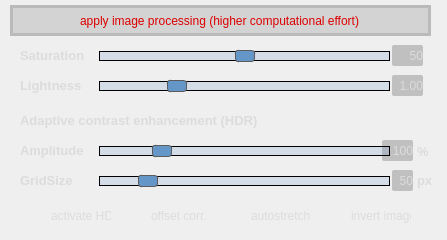
    <widget class="QWidget" name="page_4">
     <widget class="QLabel" name="label_24">
      <property name="geometry">
       <rect>
        <x>20</x>
        <y>75</y>
        <width>71</width>
        <height>21</height>
       </rect>
      </property>
      <property name="styleSheet">
       <string notr="true">border-radius: 2px;
background-color: rgba(255, 0, 100, 0);
border-color: rgba(5, 5, 5, 0);
border-width: 1px;

</string>
      </property>
      <property name="text">
       <string>&lt;html&gt;&lt;head/&gt;&lt;body&gt;&lt;p&gt;&lt;span style=&quot; font-size:10pt; font-weight:600; color:#dcdcdc;&quot;&gt;Lightness&lt;/span&gt;&lt;/p&gt;&lt;/body&gt;&lt;/html&gt;</string>
      </property>
     </widget>
     <widget class="QLabel" name="label_30">
      <property name="geometry">
       <rect>
        <x>20</x>
        <y>45</y>
        <width>81</width>
        <height>21</height>
       </rect>
      </property>
      <property name="styleSheet">
       <string notr="true">border-radius: 2px;
background-color: rgba(255, 0, 100, 0);
border-color: rgba(5, 5, 5, 0);
border-width: 1px;

</string>
      </property>
      <property name="text">
       <string>&lt;html&gt;&lt;head/&gt;&lt;body&gt;&lt;p&gt;&lt;span style=&quot; font-size:10pt; font-weight:600; color:#dcdcdc;&quot;&gt;Saturation&lt;/span&gt;&lt;/p&gt;&lt;/body&gt;&lt;/html&gt;</string>
      </property>
     </widget>
     <widget class="QSlider" name="horizontalSlider_lightness">
      <property name="geometry">
       <rect>
        <x>99</x>
        <y>75</y>
        <width>291</width>
        <height>22</height>
       </rect>
      </property>
      <property name="styleSheet">
       <string notr="true">QSlider::groove:horizontal {
    border: 1px solid black;
    height: 8px; /* the groove expands to the size of the slider by default. by giving it a height, it has a fixed size */
    margin: 2px 0;
	background: rgba(100, 150, 200,50);
}

QSlider::handle:horizontal {
    background: rgb(100,150,200);
    border: 1px solid #5c5c5c;
    width: 18px;
    margin: -2px 0; /* handle is placed by default on the contents rect of the groove. Expand outside the groove */
    border-radius: 3px;
}</string>
      </property>
      <property name="minimum">
       <number>0</number>
      </property>
      <property name="maximum">
       <number>100</number>
      </property>
      <property name="value">
       <number>25</number>
      </property>
      <property name="orientation">
       <enum>Qt::Horizontal</enum>
      </property>
      <property name="invertedAppearance">
       <bool>false</bool>
      </property>
     </widget>
     <widget class="QSlider" name="horizontalSlider_saturation">
      <property name="geometry">
       <rect>
        <x>99</x>
        <y>45</y>
        <width>291</width>
        <height>22</height>
       </rect>
      </property>
      <property name="styleSheet">
       <string notr="true">QSlider::groove:horizontal {
    border: 1px solid black;
    height: 8px; /* the groove expands to the size of the slider by default. by giving it a height, it has a fixed size */
    margin: 2px 0;
	background: rgba(100, 150, 200,50);
}

QSlider::handle:horizontal {
    background: rgb(100,150,200);
    border: 1px solid #5c5c5c;
    width: 18px;
    margin: -2px 0; /* handle is placed by default on the contents rect of the groove. Expand outside the groove */
    border-radius: 3px;
}</string>
      </property>
      <property name="minimum">
       <number>0</number>
      </property>
      <property name="maximum">
       <number>100</number>
      </property>
      <property name="value">
       <number>50</number>
      </property>
      <property name="orientation">
       <enum>Qt::Horizontal</enum>
      </property>
      <property name="invertedAppearance">
       <bool>false</bool>
      </property>
     </widget>
     <widget class="QLabel" name="label_31">
      <property name="geometry">
       <rect>
        <x>20</x>
        <y>110</y>
        <width>261</width>
        <height>21</height>
       </rect>
      </property>
      <property name="styleSheet">
       <string notr="true">border-radius: 2px;
background-color: rgba(255, 0, 100, 0);
border-color: rgba(5, 5, 5, 0);
border-width: 1px;

</string>
      </property>
      <property name="text">
       <string>&lt;html&gt;&lt;head/&gt;&lt;body&gt;&lt;p&gt;&lt;span style=&quot; font-size:10pt; font-weight:600; color:#dcdcdc;&quot;&gt;Adaptive contrast enhancement (HDR)&lt;/span&gt;&lt;/p&gt;&lt;/body&gt;&lt;/html&gt;</string>
      </property>
     </widget>
     <widget class="QSlider" name="horizontalSlider_contrastgrid">
      <property name="geometry">
       <rect>
        <x>99</x>
        <y>170</y>
        <width>291</width>
        <height>22</height>
       </rect>
      </property>
      <property name="styleSheet">
       <string notr="true">QSlider::groove:horizontal {
    border: 1px solid black;
    height: 8px; /* the groove expands to the size of the slider by default. by giving it a height, it has a fixed size */
    margin: 2px 0;
	background: rgba(100, 150, 200,50);
}

QSlider::handle:horizontal {
    background: rgb(100,150,200);
    border: 1px solid #5c5c5c;
    width: 18px;
    margin: -2px 0; /* handle is placed by default on the contents rect of the groove. Expand outside the groove */
    border-radius: 3px;
}</string>
      </property>
      <property name="minimum">
       <number>1</number>
      </property>
      <property name="maximum">
       <number>50</number>
      </property>
      <property name="value">
       <number>8</number>
      </property>
      <property name="sliderPosition">
       <number>8</number>
      </property>
      <property name="orientation">
       <enum>Qt::Horizontal</enum>
      </property>
      <property name="invertedAppearance">
       <bool>false</bool>
      </property>
      <property name="invertedControls">
       <bool>false</bool>
      </property>
     </widget>
     <widget class="QLabel" name="label_lightness">
      <property name="geometry">
       <rect>
        <x>392</x>
        <y>75</y>
        <width>31</width>
        <height>21</height>
       </rect>
      </property>
      <property name="styleSheet">
       <string notr="true">border-radius: 2px;
background-color: rgba(0, 0, 0, 50);
border-color: rgba(5, 5, 5, 0);
border-width: 1px;
color: rgb(220,220,220);
font: 10pt &quot;MS Shell Dlg 2&quot;;</string>
      </property>
      <property name="text">
       <string>1.00</string>
      </property>
      <property name="alignment">
       <set>Qt::AlignRight|Qt::AlignTrailing|Qt::AlignVCenter</set>
      </property>
     </widget>
     <widget class="QLabel" name="label_saturation">
      <property name="geometry">
       <rect>
        <x>392</x>
        <y>45</y>
        <width>31</width>
        <height>21</height>
       </rect>
      </property>
      <property name="styleSheet">
       <string notr="true">border-radius: 2px;
background-color: rgba(0, 0, 0, 50);
border-color: rgba(5, 5, 5, 0);
border-width: 1px;
color: rgb(220,220,220);
font: 10pt &quot;MS Shell Dlg 2&quot;;</string>
      </property>
      <property name="text">
       <string>50</string>
      </property>
      <property name="alignment">
       <set>Qt::AlignRight|Qt::AlignTrailing|Qt::AlignVCenter</set>
      </property>
     </widget>
     <widget class="QLabel" name="label_contrast">
      <property name="geometry">
       <rect>
        <x>382</x>
        <y>140</y>
        <width>31</width>
        <height>21</height>
       </rect>
      </property>
      <property name="styleSheet">
       <string notr="true">border-radius: 2px;
background-color: rgba(0, 0, 0, 50);
border-color: rgba(5, 5, 5, 0);
border-width: 1px;
color: rgb(220,220,220);
font: 10pt &quot;MS Shell Dlg 2&quot;;</string>
      </property>
      <property name="text">
       <string>100</string>
      </property>
      <property name="alignment">
       <set>Qt::AlignRight|Qt::AlignTrailing|Qt::AlignVCenter</set>
      </property>
     </widget>
     <widget class="QCheckBox" name="checkBox_invert">
      <property name="geometry">
       <rect>
        <x>331</x>
        <y>200</y>
        <width>80</width>
        <height>31</height>
       </rect>
      </property>
      <property name="styleSheet">
       <string notr="true">QCheckBox {
	
	background-color: rgba(255, 255, 255, 0);
	border: none;
color: rgb(220,220,220);
font: 8pt &quot;MS Shell Dlg 2&quot;;
}</string>
      </property>
      <property name="text">
       <string>invert image</string>
      </property>
     </widget>
     <widget class="QCheckBox" name="checkBox_autostretch">
      <property name="geometry">
       <rect>
        <x>231</x>
        <y>200</y>
        <width>91</width>
        <height>31</height>
       </rect>
      </property>
      <property name="styleSheet">
       <string notr="true">QCheckBox {
	
	background-color: rgba(255, 255, 255, 0);
	border: none;
color: rgb(220,220,220);
font: 8pt &quot;MS Shell Dlg 2&quot;;
}</string>
      </property>
      <property name="text">
       <string>autostretch</string>
      </property>
     </widget>
     <widget class="QCheckBox" name="checkBox_offsetsub">
      <property name="geometry">
       <rect>
        <x>131</x>
        <y>200</y>
        <width>91</width>
        <height>31</height>
       </rect>
      </property>
      <property name="styleSheet">
       <string notr="true">QCheckBox {
	
	background-color: rgba(255, 255, 255, 0);
	border: none;
color: rgb(220,220,220);
font: 8pt &quot;MS Shell Dlg 2&quot;;
}</string>
      </property>
      <property name="text">
       <string>offset corr.</string>
      </property>
     </widget>
     <widget class="QSlider" name="horizontalSlider_contrastamp">
      <property name="geometry">
       <rect>
        <x>99</x>
        <y>140</y>
        <width>291</width>
        <height>22</height>
       </rect>
      </property>
      <property name="styleSheet">
       <string notr="true">QSlider::groove:horizontal {
    border: 1px solid black;
    height: 8px; /* the groove expands to the size of the slider by default. by giving it a height, it has a fixed size */
    margin: 2px 0;
	background: rgba(100, 150, 200,50);
}

QSlider::handle:horizontal {
    background: rgb(100,150,200);
    border: 1px solid #5c5c5c;
    width: 18px;
    margin: -2px 0; /* handle is placed by default on the contents rect of the groove. Expand outside the groove */
    border-radius: 3px;
}</string>
      </property>
      <property name="minimum">
       <number>1</number>
      </property>
      <property name="maximum">
       <number>100</number>
      </property>
      <property name="value">
       <number>20</number>
      </property>
      <property name="sliderPosition">
       <number>20</number>
      </property>
      <property name="orientation">
       <enum>Qt::Horizontal</enum>
      </property>
      <property name="invertedAppearance">
       <bool>false</bool>
      </property>
      <property name="invertedControls">
       <bool>false</bool>
      </property>
     </widget>
     <widget class="QLabel" name="label_contrast_2">
      <property name="geometry">
       <rect>
        <x>392</x>
        <y>170</y>
        <width>21</width>
        <height>21</height>
       </rect>
      </property>
      <property name="styleSheet">
       <string notr="true">border-radius: 2px;
background-color: rgba(0, 0, 0, 50);
border-color: rgba(5, 5, 5, 0);
border-width: 1px;
color: rgb(220,220,220);
font: 10pt &quot;MS Shell Dlg 2&quot;;</string>
      </property>
      <property name="text">
       <string>50</string>
      </property>
      <property name="alignment">
       <set>Qt::AlignRight|Qt::AlignTrailing|Qt::AlignVCenter</set>
      </property>
     </widget>
     <widget class="QLabel" name="label_32">
      <property name="geometry">
       <rect>
        <x>20</x>
        <y>170</y>
        <width>81</width>
        <height>21</height>
       </rect>
      </property>
      <property name="styleSheet">
       <string notr="true">border-radius: 2px;
background-color: rgba(255, 0, 100, 0);
border-color: rgba(5, 5, 5, 0);
border-width: 1px;

</string>
      </property>
      <property name="text">
       <string>&lt;html&gt;&lt;head/&gt;&lt;body&gt;&lt;p&gt;&lt;span style=&quot; font-size:10pt; font-weight:600; color:#dcdcdc;&quot;&gt;GridSize&lt;/span&gt;&lt;/p&gt;&lt;/body&gt;&lt;/html&gt;</string>
      </property>
     </widget>
     <widget class="QLabel" name="label_33">
      <property name="geometry">
       <rect>
        <x>20</x>
        <y>140</y>
        <width>81</width>
        <height>21</height>
       </rect>
      </property>
      <property name="styleSheet">
       <string notr="true">border-radius: 2px;
background-color: rgba(255, 0, 100, 0);
border-color: rgba(5, 5, 5, 0);
border-width: 1px;

</string>
      </property>
      <property name="text">
       <string>&lt;html&gt;&lt;head/&gt;&lt;body&gt;&lt;p&gt;&lt;span style=&quot; font-size:10pt; font-weight:600; color:#dcdcdc;&quot;&gt;Amplitude&lt;/span&gt;&lt;/p&gt;&lt;/body&gt;&lt;/html&gt;</string>
      </property>
     </widget>
     <widget class="QCheckBox" name="checkBox_ace">
      <property name="geometry">
       <rect>
        <x>31</x>
        <y>200</y>
        <width>80</width>
        <height>31</height>
       </rect>
      </property>
      <property name="styleSheet">
       <string notr="true">QCheckBox {
	
	background-color: rgba(255, 255, 255, 0);
	border: none;
color: rgb(220,220,220);
font: 8pt &quot;MS Shell Dlg 2&quot;;
}</string>
      </property>
      <property name="text">
       <string>activate HDR</string>
      </property>
     </widget>
     <widget class="QFrame" name="frame_8">
      <property name="geometry">
       <rect>
        <x>10</x>
        <y>5</y>
        <width>421</width>
        <height>31</height>
       </rect>
      </property>
      <property name="styleSheet">
       <string notr="true">border-radius: 0px;
border: 3px solid rgba(0, 0, 0, 30);
background-color: rgba(0, 0, 0, 30);

</string>
      </property>
      <property name="frameShape">
       <enum>QFrame::StyledPanel</enum>
      </property>
      <property name="frameShadow">
       <enum>QFrame::Raised</enum>
      </property>
      <widget class="QCheckBox" name="checkBox_applyimageman">
       <property name="geometry">
        <rect>
         <x>50</x>
         <y>0</y>
         <width>331</width>
         <height>31</height>
        </rect>
       </property>
       <property name="styleSheet">
        <string notr="true">QCheckBox {
	
	background-color: rgba(255, 255, 255, 0);
	border: none;
	color: rgb(220,0,0);
	
	font: 75 10pt &quot;MS Shell Dlg 2&quot;;
}</string>
       </property>
       <property name="text">
        <string>apply image processing (higher computational effort)</string>
       </property>
      </widget>
     </widget>
     <widget class="QLabel" name="label_34">
      <property name="geometry">
       <rect>
        <x>417</x>
        <y>141</y>
        <width>21</width>
        <height>21</height>
       </rect>
      </property>
      <property name="styleSheet">
       <string notr="true">border-radius: 2px;
background-color: rgba(255, 0, 100, 0);
border-color: rgba(5, 5, 5, 0);
border-width: 1px;

</string>
      </property>
      <property name="text">
       <string>&lt;html&gt;&lt;head/&gt;&lt;body&gt;&lt;p&gt;&lt;span style=&quot; font-size:10pt; font-weight:600; color:#dcdcdc;&quot;&gt;%&lt;/span&gt;&lt;/p&gt;&lt;/body&gt;&lt;/html&gt;</string>
      </property>
     </widget>
     <widget class="QLabel" name="label_35">
      <property name="geometry">
       <rect>
        <x>417</x>
        <y>170</y>
        <width>21</width>
        <height>21</height>
       </rect>
      </property>
      <property name="styleSheet">
       <string notr="true">border-radius: 2px;
background-color: rgba(255, 0, 100, 0);
border-color: rgba(5, 5, 5, 0);
border-width: 1px;

</string>
      </property>
      <property name="text">
       <string>&lt;html&gt;&lt;head/&gt;&lt;body&gt;&lt;p&gt;&lt;span style=&quot; font-size:10pt; font-weight:600; color:#dcdcdc;&quot;&gt;px&lt;/span&gt;&lt;/p&gt;&lt;/body&gt;&lt;/html&gt;</string>
      </property>
     </widget>
    </widget>
